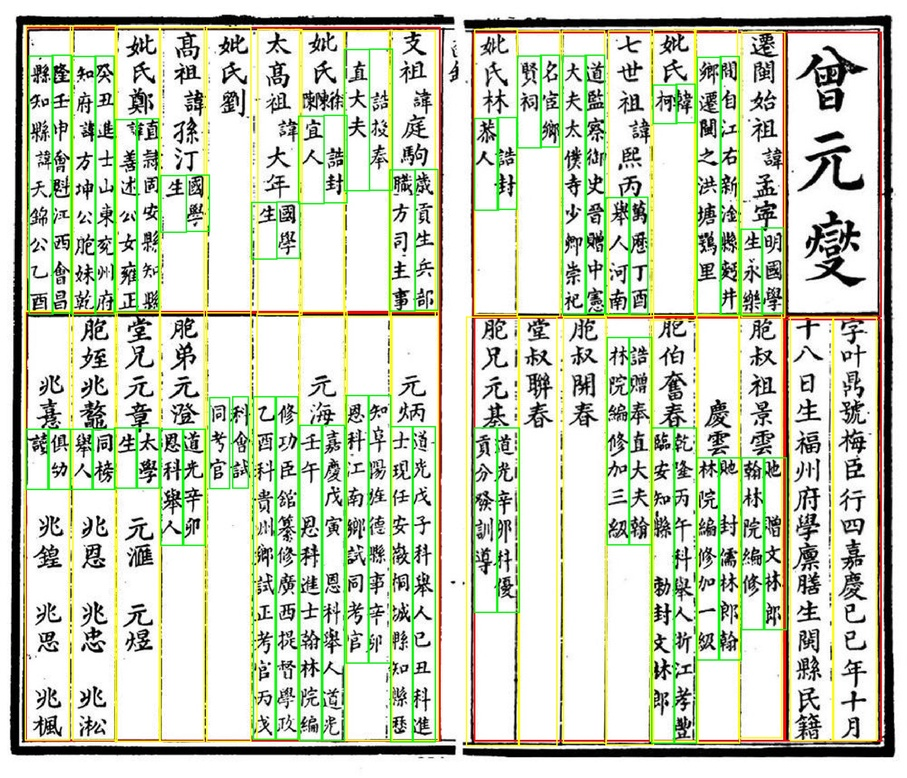
#> input picture training/pptx_layout_dataset/debug/page_0003.jpg, 907 x 778 px, shrunk from 2095 x 1797 before the run
$ python -i preprocess.py   (imports and definitions only)
#> lines starting #> are read from the running program, lines starting #| are printed output that depends on the picture; after the words box and inside, x2 and y2 are one past the last pixel; in counts of white or black regions, pixels touching at a corner belong together
#> further down, picture is the input picture: PIL image 907x778 RGB; mean R, G, B 204.7, 210.4, 192.3
"""Image preprocessing to improve OCR accuracy on historical Chinese documents.

Historical woodblock prints have:
- Uneven ink density (faded strokes, bleed-through from back of page)
- Slight skew / warping from scan
- Low contrast in some regions
- Noise from paper texture

Improvements applied before OCR:
1. CLAHE – adaptive histogram equalization (boosts local contrast)
2. Unsharp masking – sharpen character edges
3. Binarization (optional, Sauvola local threshold) – clean binary image
4. Deskew – correct small rotation
"""

from __future__ import annotations

import cv2
import numpy as np
from PIL import Image


def enhance(
    image: Image.Image,
    clahe_clip: float = 2.0,
    clahe_tile: int = 8,
    sharpen: bool = True,
    sharpen_sigma: float = 1.0,
    sharpen_amount: float = 1.5,
    deskew: bool = True,
    max_skew_deg: float = 2.0,
) -> Image.Image:
    """Apply preprocessing to improve OCR accuracy.

    Args:
        image: Input RGB PIL image.
        clahe_clip: CLAHE clip limit (higher = more contrast boost).
        clahe_tile: CLAHE tile grid size in pixels (smaller = more local).
        sharpen: Apply unsharp masking.
        sharpen_sigma: Gaussian sigma for unsharp mask.
        sharpen_amount: Strength of sharpening.
        deskew: Correct small rotational skew.
        max_skew_deg: Maximum angle to correct (beyond this, skip).

    Returns:
        Enhanced RGB PIL image.
    """
#> called with clahe_clip = 2, clahe_tile = 8, sharpen = True, sharpen_sigma = 1, sharpen_amount = 1.5, deskew = True, max_skew_deg = 2
    img = np.array(image.convert("RGB"))
    gray = cv2.cvtColor(img, cv2.COLOR_RGB2GRAY)
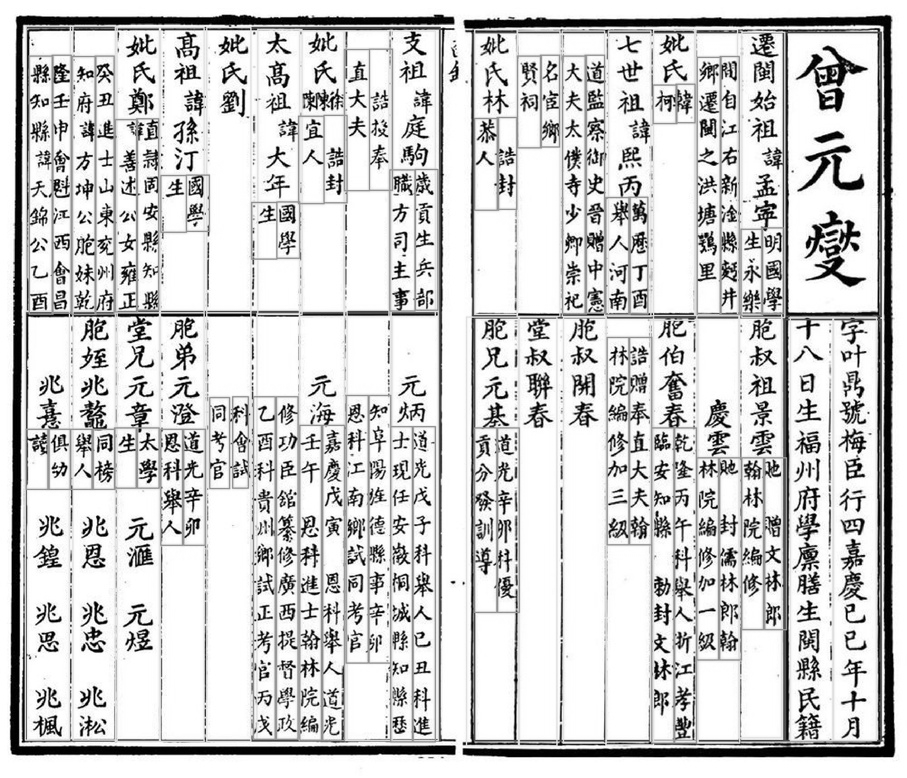
#> gray: shape (778, 907); min 0, max 255, mean 206.7

    # 1. CLAHE on grayscale
    clahe = cv2.createCLAHE(
        clipLimit=clahe_clip,
        tileGridSize=(clahe_tile, clahe_tile),
    )
    gray_eq = clahe.apply(gray)

    # 2. Unsharp masking
    if sharpen:
        blurred = cv2.GaussianBlur(gray_eq, (0, 0), sharpen_sigma)
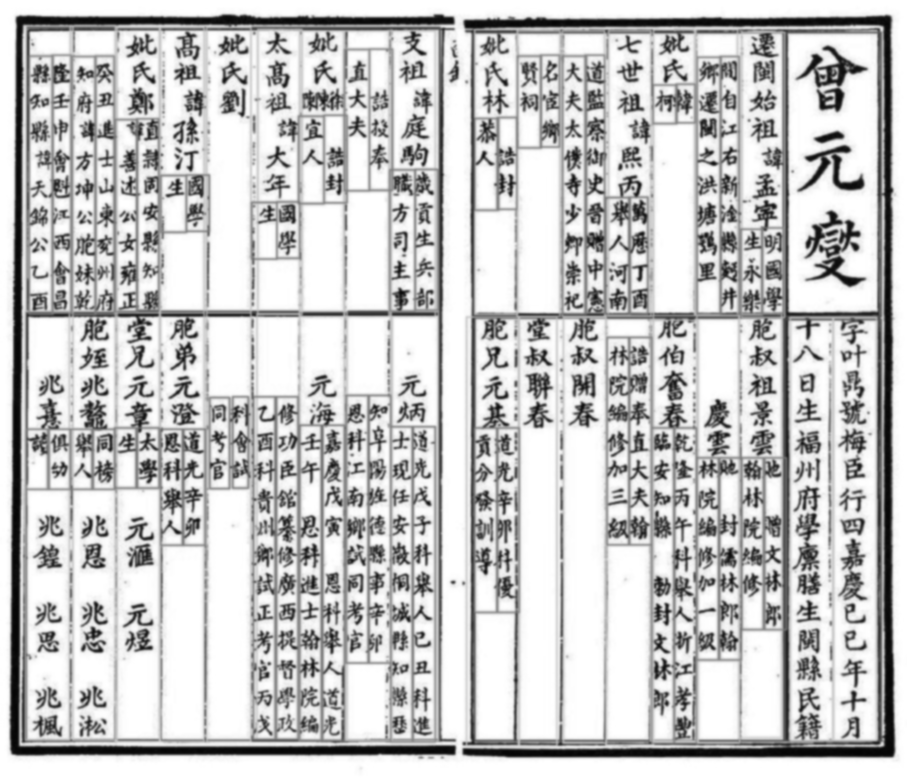
#> blurred: shape (778, 907); min 4, max 255, mean 197.5
        gray_eq = cv2.addWeighted(gray_eq, 1 + sharpen_amount, blurred, -sharpen_amount, 0)
        gray_eq = np.clip(gray_eq, 0, 255).astype(np.uint8)

    # 3. Deskew using projection profile
    if deskew:
        gray_eq = _deskew(gray_eq, max_deg=max_skew_deg)

    # Back to RGB for OCR engine
    rgb = cv2.cvtColor(gray_eq, cv2.COLOR_GRAY2RGB)
    return Image.fromarray(rgb)


def _deskew(gray: np.ndarray, max_deg: float = 2.0) -> np.ndarray:
    """Correct small rotational skew via projection profile maximisation."""
#> called with max_deg = 2
    _, binary = cv2.threshold(gray, 0, 255, cv2.THRESH_BINARY_INV + cv2.THRESH_OTSU)
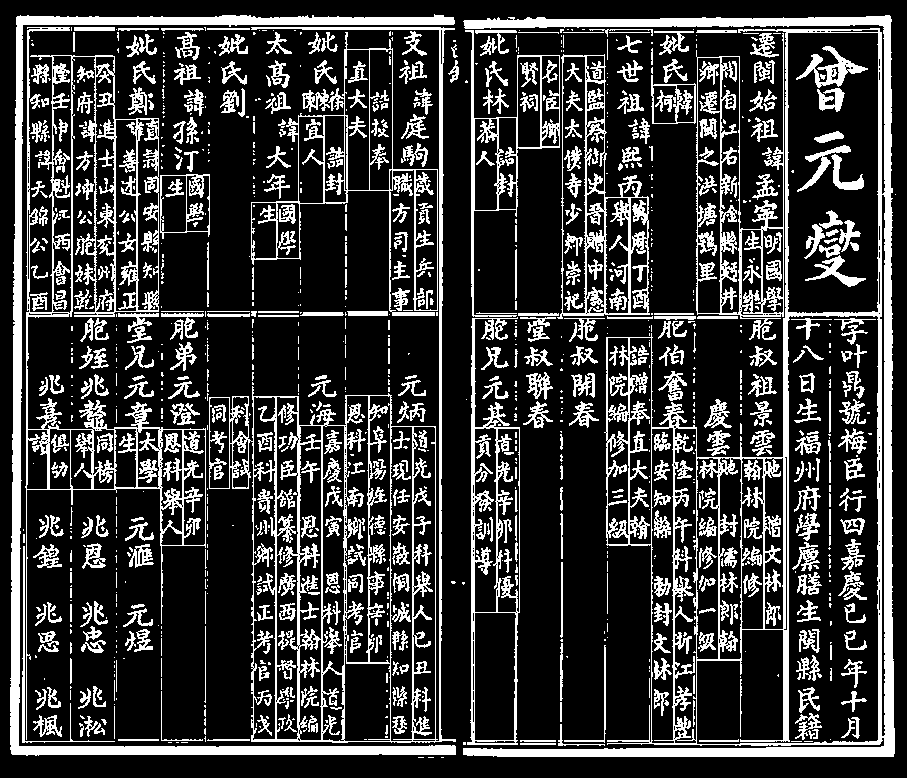
#> binary: shape (778, 907); 22.5% white; 1213 white regions (698 under 20 px), largest, box (x1, y1, x2, y2) and area: (463, 15, 895, 757) 30777, (209, 27, 456, 743) 16889, (25, 27, 206, 740) 13737

    best_angle = 0.0
    best_score = -1.0
    for angle in np.linspace(-max_deg, max_deg, 41):
        h, w = binary.shape
        centre = (w // 2, h // 2)
        M = cv2.getRotationMatrix2D(centre, angle, 1.0)
        rotated = cv2.warpAffine(binary, M, (w, h), flags=cv2.INTER_NEAREST,
                                  borderMode=cv2.BORDER_CONSTANT, borderValue=0)
        profile = rotated.sum(axis=1).astype(np.float64)
        # Score = variance of the projection (maximised when text rows are aligned)
        score = float(profile.var())
        if score > best_score:
            best_score = score
            best_angle = angle
#> this loop made 41 passes
#> (score, best_score) on passes 1 to 12: (231340888.2, 231340888.2), (243384131.4, 243384131.4), (258942280.4, 258942280.4), (277532201.2, 277532201.2), (299785093, 299785093), (325697884, 325697884), (357585219.9, 357585219.9), (392466613.3, 392466613.3), (425120100.9, 425120100.9), (464753410.6, 464753410.6), (510006824.5, 510006824.5), (555918054, 555918054)
#> best_score on passes 20, 21, 23: 1e+09, 1.07e+09, 1.08e+09
#> pass 1, in _deskew, `rotated = cv2.warpAffine(binary, M, (w, h), flags=cv2.INTER_NEAREST, b..`:
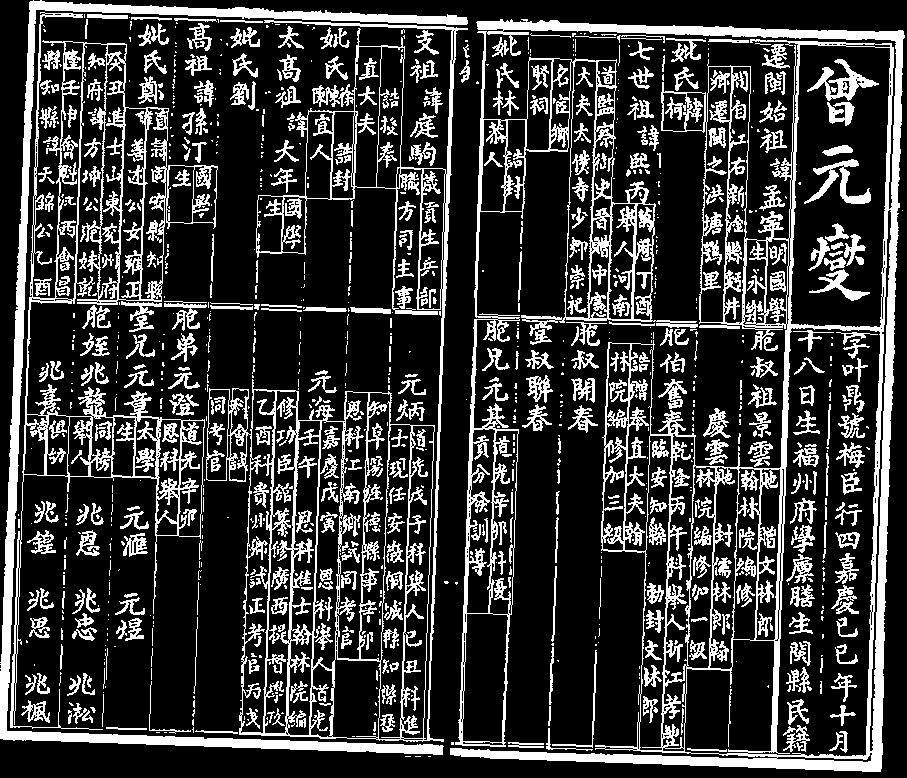
#> rotated: shape (778, 907); 22.5% white; 1146 white regions (667 under 20 px), largest, box (x1, y1, x2, y2) and area: (450, 19, 905, 772) 49797, (206, 20, 468, 742) 22156, (10, 12, 218, 730) 15358
#> pass 3, in _deskew, `rotated = cv2.warpAffine(binary, M, (w, h), flags=cv2.INTER_NEAREST, b..`:
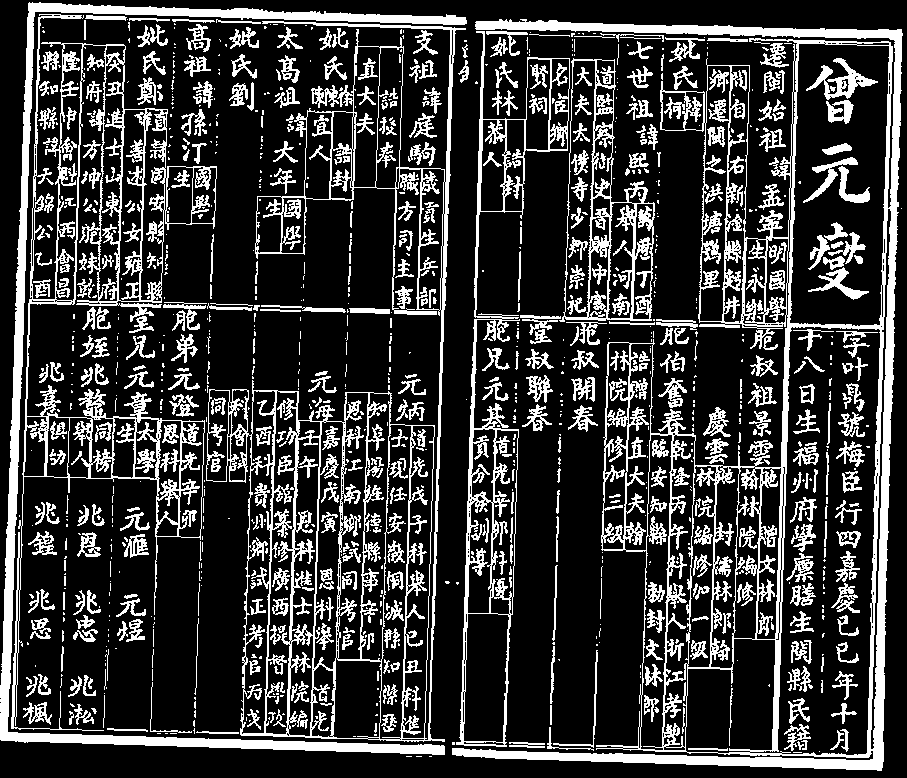
#> rotated: shape (778, 907); 22.5% white; 1145 white regions (673 under 20 px), largest, box (x1, y1, x2, y2) and area: (452, 19, 903, 771) 37855, (206, 21, 466, 742) 22363, (11, 14, 217, 731) 15609
#> after the loop, best_angle = 0.2; best_score = 1.08e+09

    if abs(best_angle) < 0.1:
        return gray  # no meaningful skew

    h, w = gray.shape
    centre = (w // 2, h // 2)
    M = cv2.getRotationMatrix2D(centre, best_angle, 1.0)
#> M = [[1, 0.00349, -1.36], [-0.00349, 1, 1.58]]
    corrected = cv2.warpAffine(gray, M, (w, h),
                                flags=cv2.INTER_CUBIC,
                                borderMode=cv2.BORDER_REPLICATE)
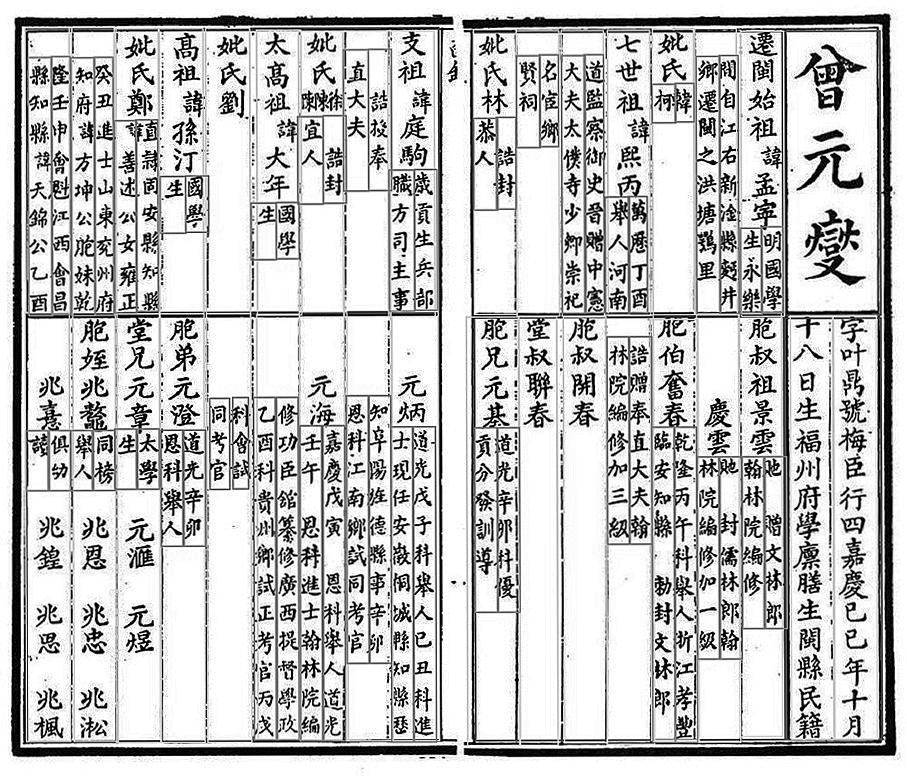
#> corrected: shape (778, 907); min 0, max 255, mean 195.8
    return corrected

>>> from PIL import Image
>>> picture = Image.open('../../training/pptx_layout_dataset/debug/page_0003.jpg')
>>> result = enhance(picture)

$ run again, on training/pptx_layout_dataset/debug/page_0004.jpg
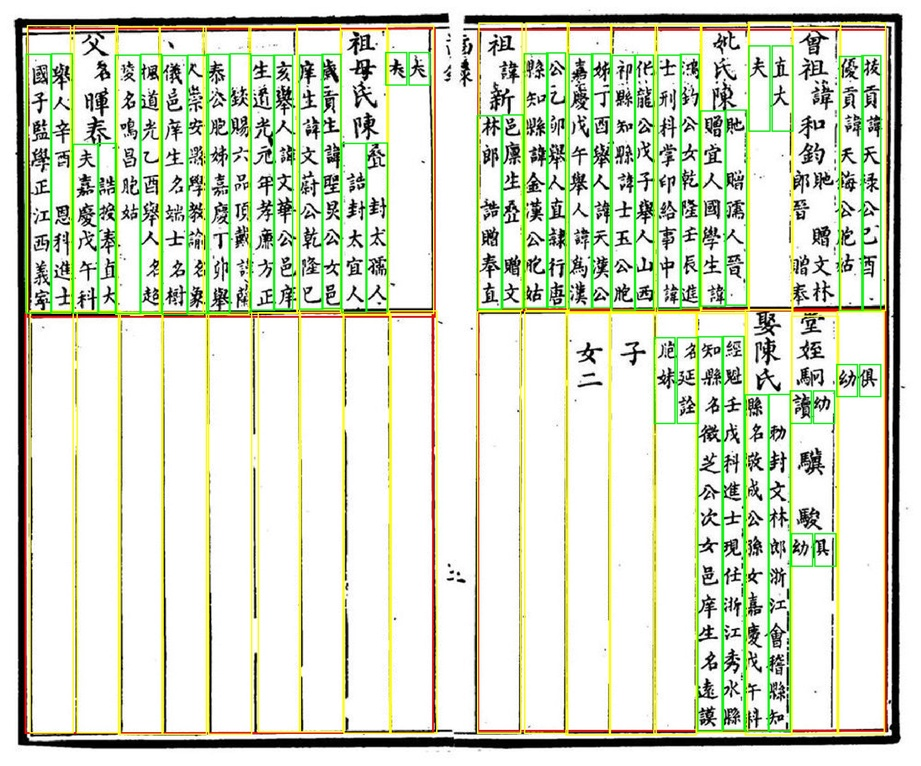
#> input picture training/pptx_layout_dataset/debug/page_0004.jpg, 921 x 766 px, shrunk from 2095 x 1743 before the run
#> picture is the input picture: PIL image 921x766 RGB; mean R, G, B 215.3, 221.1, 202.6
#> in _deskew, `_, binary = cv2.threshold(gray, 0, 255, cv2.THRESH_BINARY_INV + cv2.TH..`:
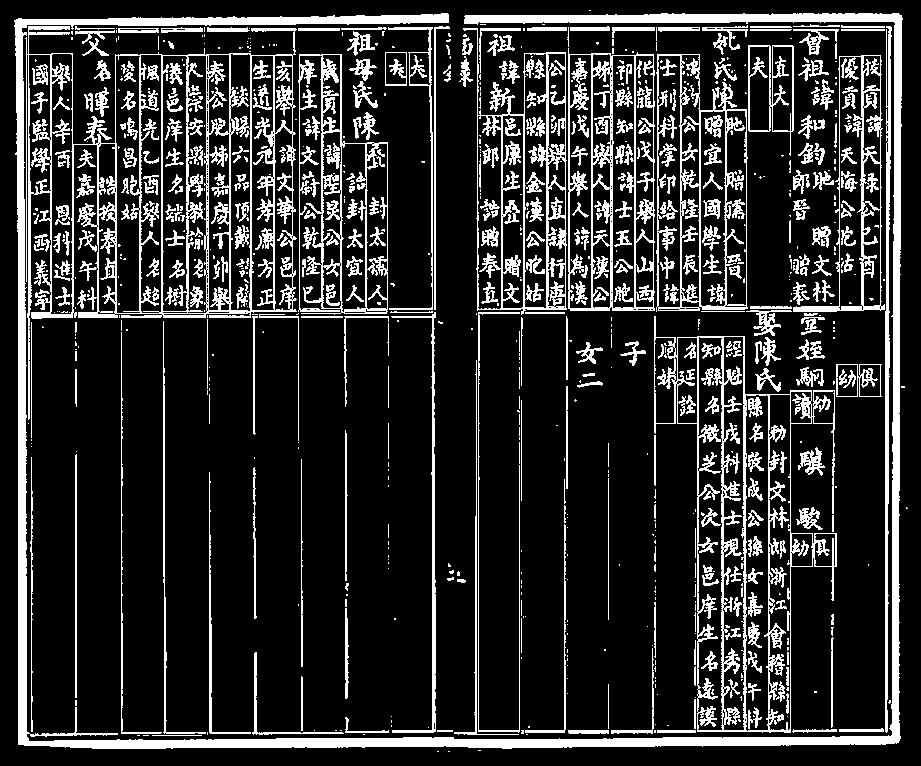
#> binary: shape (766, 921); 18.1% white; 867 white regions (485 under 20 px), largest, box (x1, y1, x2, y2) and area: (14, 13, 903, 749) 26014, (25, 26, 297, 420) 17028, (654, 316, 837, 733) 10877
#> the loop in _deskew, `for angle in np.linspace(-max_deg, max_deg, 41):` made 41 passes
#> (score, best_score) on passes 1 to 8: (630051665.5, 630051665.5), (654123083.2, 654123083.2), (682347802.2, 682347802.2), (712595227.1, 712595227.1), (746984629.3, 746984629.3), (785984915, 785984915), (829393720.8, 829393720.8), (875158521, 875158521)
#> after the loop in _deskew, `for angle in np.linspace(-max_deg, max_deg, 41):`: best_angle = -0.3; best_score = 1.5e+09
#> in _deskew, `M = cv2.getRotationMatrix2D(centre, best_angle, 1.0)`: M = [[1, -0.00524, 2.01], [0.00524, 1, -2.4]]
#> in _deskew, `corrected = cv2.warpAffine(gray, M, (w, h), flags=cv2.INTER_CUBIC, bor..`:
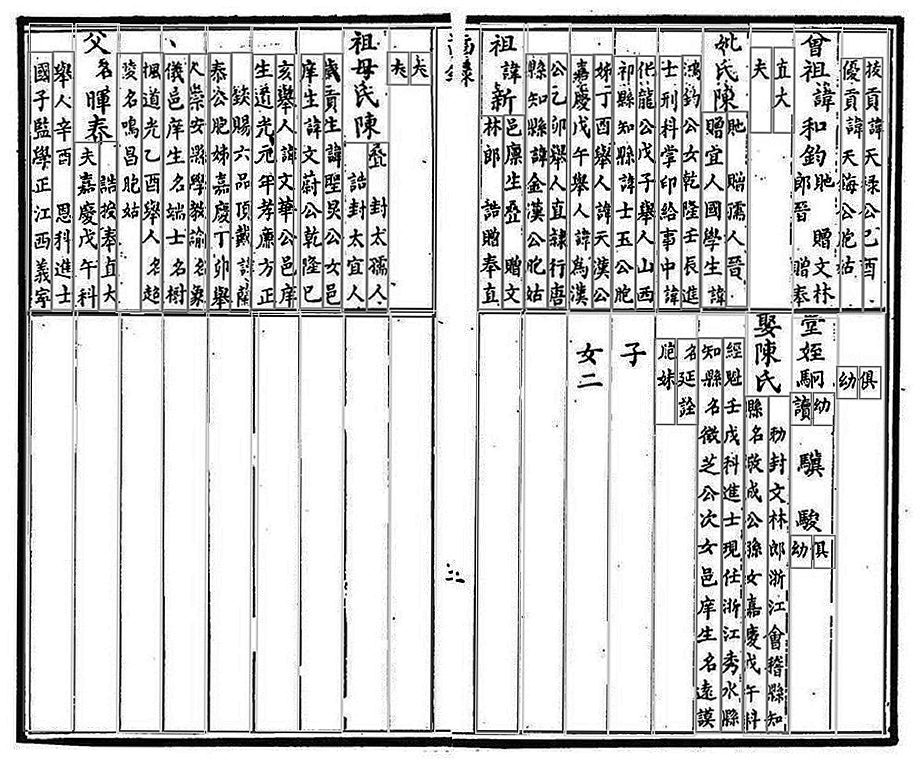
#> corrected: shape (766, 921); min 0, max 255, mean 208.1
